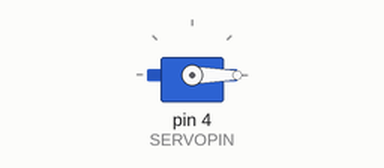
Recording of a sketch running on a simulated Arduino Uno, built with avr-gcc and run on an emulated ATmega328P. Parts: servo.

Above: at 0.05 s.
At 4.55 s:
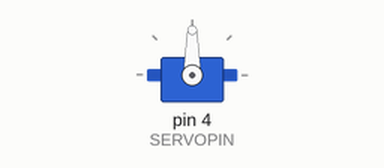
At 9.05 s:
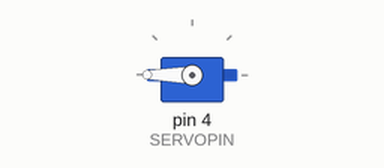
At 18.15 s:
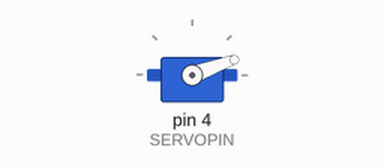
Timing chart, 0 to 26.2 s (numbered marks = the images above):
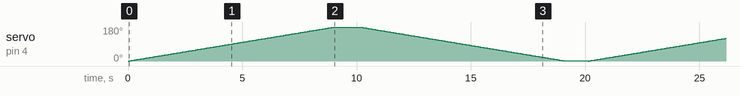

The sketch:

4-SensorSweep.ino
```cpp
#include <Servo.h>

const int SERVOPIN=4;
Servo myservo;

int pos = 0;
void setup()
{
  myservo.attach(SERVOPIN);
}

void loop()
{
  for(pos=0;pos<=180;pos++){
    myservo.write(pos);
    delay(50);
  }
      delay(1000);
  for(pos;pos>0;pos--){
    myservo.write(pos);
  delay(50);
  }
      delay(1000);
//myservo.write(30);
//delay(5000);
//myservo.write(90);
//delay(5000);
}
```
